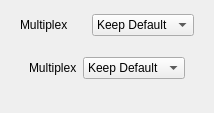
         <widget class="QWidget" name="tab_mux_contents">
          <layout class="QVBoxLayout" name="tab_mux_column">
           <property name="spacing">
            <number>12</number>
           </property>
           <property name="leftMargin">
            <number>20</number>
           </property>
           <property name="topMargin">
            <number>14</number>
           </property>
           <property name="rightMargin">
            <number>20</number>
           </property>
           <property name="bottomMargin">
            <number>18</number>
           </property>
           <item>
            <widget class="QWidget" name="singbox_mux_w" native="true">
             <layout class="QVBoxLayout" name="singbox_mux_layout">
              <property name="spacing">
               <number>12</number>
              </property>
              <property name="leftMargin">
               <number>0</number>
              </property>
              <property name="topMargin">
               <number>0</number>
              </property>
              <property name="rightMargin">
               <number>0</number>
              </property>
              <property name="bottomMargin">
               <number>0</number>
              </property>
              <item>
               <layout class="QGridLayout" name="mux_choice_form">
                <property name="leftMargin">
                 <number>0</number>
                </property>
                <property name="topMargin">
                 <number>0</number>
                </property>
                <property name="rightMargin">
                 <number>0</number>
                </property>
                <property name="bottomMargin">
                 <number>0</number>
                </property>
                <item row="0" column="0">
                 <widget class="QLabel" name="multiplex_l">
                  <property name="toolTip">
                   <string>Server support is required</string>
                  </property>
                  <property name="text">
                   <string>Multiplex</string>
                  </property>
                  <property name="buddy">
                   <cstring>multiplex</cstring>
                  </property>
                 </widget>
                </item>
                <item row="0" column="1">
                 <widget class="QComboBox" name="multiplex">
                  <item>
                   <property name="text">
                    <string>Keep Default</string>
                   </property>
                  </item>
                  <item>
                   <property name="text">
                    <string>On</string>
                   </property>
                  </item>
                  <item>
                   <property name="text">
                    <string>Off</string>
                   </property>
                  </item>
                  <item>
                   <property name="text">
                    <string>Custom</string>
                   </property>
                  </item>
                 </widget>
                </item>
               </layout>
              </item>
             </layout>
            </widget>
           </item>
           <item>
            <widget class="QWidget" name="xray_mux_box" native="true">
             <layout class="QGridLayout" name="gridLayout_8">
              <item row="0" column="0">
               <widget class="QLabel" name="label_17">
                <property name="text">
                 <string>Multiplex</string>
                </property>
                <property name="buddy">
                 <cstring>xray_mux</cstring>
                </property>
               </widget>
              </item>
              <item row="0" column="1">
               <widget class="QComboBox" name="xray_mux">
                <item>
                 <property name="text">
                  <string>Keep Default</string>
                 </property>
                </item>
                <item>
                 <property name="text">
                  <string>Enabled</string>
                 </property>
                </item>
                <item>
                 <property name="text">
                  <string>Disabled</string>
                 </property>
                </item>
               </widget>
              </item>
             </layout>
            </widget>
           </item>
           <item>
            <spacer name="tab_mux_tail">
             <property name="orientation">
              <enum>Qt::Orientation::Vertical</enum>
             </property>
            </spacer>
           </item>
          </layout>
         </widget>
